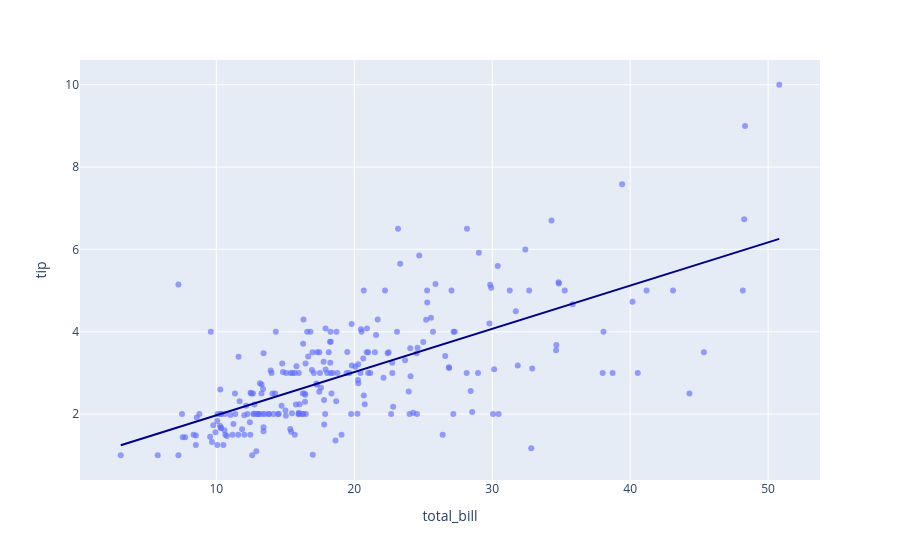
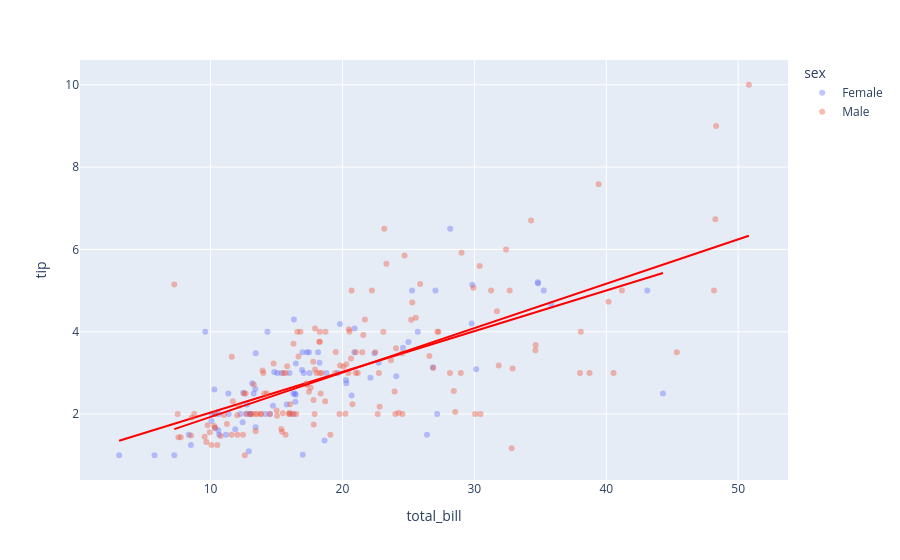

Notebook code for these charts, in order:
### Markdown cell above
## Ordinary Least Squares (OLS) with plotly.express

From the original code, I changed the opacity and spliced out the colour by 'sex', which produced a separate OLS trendline for each group. 

The relationship between bill and tip is similar across sexes.

### Code cell
# Original code

df = px.data.tips()
fig = px.scatter(
    df, x='total_bill', y='tip', opacity=0.65,
    trendline='ols', trendline_color_override='darkblue'
)
fig.show()

# Altered code with opacity and colour specified

df = px.data.tips()
fig = px.scatter(
    df, x='total_bill', y='tip', opacity=0.4,
    color='sex',
    trendline='ols', trendline_color_override='red'
)
fig.show()

### Figure 1 — Plotly figure (JSON) as saved in the notebook; plotly's stock layout.template omitted (floating-point values rounded to 4 significant figures; data arrays with more than 128 entries replaced by an {"elided": "..."} marker saying what was removed)
{"data": [{"hovertemplate": "total_bill=%{x}<br>tip=%{y}<extra></extra>", "legendgroup": "", "marker": {"color": "#636efa", "opacity": 0.65, "symbol": "circle"}, "mode": "markers", "name": "", "orientation": "v", "showlegend": false, "type": "scatter", "x": {"elided": "244 float values"}, "xaxis": "x", "y": {"elided": "244 float values"}, "yaxis": "y"}, {"hovertemplate": "<b>OLS trendline</b><br>tip = 0.105025 * total_bill + 0.92027<br>R<sup>2</sup>=0.456617<br><br>total_bill=%{x}<br>tip=%{y} <b>(trend)</b><extra></extra>", "legendgroup": "", "line": {"color": "darkblue"}, "marker": {"color": "#636efa", "symbol": "circle"}, "mode": "lines", "name": "", "showlegend": false, "type": "scatter", "x": {"elided": "244 float values"}, "xaxis": "x", "y": {"elided": "244 float values"}, "yaxis": "y"}], "layout": {"legend": {"tracegroupgap": 0}, "margin": {"t": 60}, "xaxis": {"anchor": "y", "domain": [0, 1], "title": {"text": "total_bill"}}, "yaxis": {"anchor": "x", "domain": [0, 1], "title": {"text": "tip"}}}}

### Figure 2 — Plotly figure (JSON) as saved in the notebook; plotly's stock layout.template omitted (floating-point values rounded to 4 significant figures; data arrays with more than 128 entries replaced by an {"elided": "..."} marker saying what was removed)
{"data": [{"hovertemplate": "sex=Female<br>total_bill=%{x}<br>tip=%{y}<extra></extra>", "legendgroup": "Female", "marker": {"color": "#636efa", "opacity": 0.4, "symbol": "circle"}, "mode": "markers", "name": "Female", "orientation": "v", "showlegend": true, "type": "scatter", "x": [16.99, 24.59, 35.26, 14.83, 10.33, 16.97, 20.29, 15.77, 19.65, 15.06, 20.69, 16.93, 10.29, 34.81, 26.41, 16.45, 3.07, 17.07, 26.86, 25.28, 14.73, 10.07, 34.83, 5.75, 16.32, 22.75, 11.35, 15.38, 44.3, 22.42, 20.92, 14.31, 7.25, 25.71, 17.31, 10.65, 12.43, 24.08, 13.42, 12.48, 29.8, 14.52, 11.38, 20.27, 11.17, 12.26, 18.26, 8.51, 10.33, 14.15, 13.16, 17.47, 27.05, 16.43, 8.35, 18.64, 11.87, 29.85, 25.0, 13.39, 16.21, 17.51, 10.59, 10.63, 9.6, 20.9, 18.15, 19.81, 43.11, 13.0, 12.74, 13.0, 16.4, 16.47, 12.76, 13.27, 28.17, 12.9, 30.14, 13.42, 15.98, 16.27, 10.09, 22.12, 35.83, 27.18, 18.78], "xaxis": "x", "y": [1.01, 3.61, 5.0, 3.02, 1.67, 3.5, 2.75, 2.23, 3.0, 3.0, 2.45, 3.07, 2.6, 5.2, 1.5, 2.47, 1.0, 3.0, 3.14, 5.0, 2.2, 1.83, 5.17, 1.0, 4.3, 3.25, 2.5, 3.0, 2.5, 3.48, 4.08, 4.0, 1.0, 4.0, 3.5, 1.5, 1.8, 2.92, 1.68, 2.52, 4.2, 2.0, 2.0, 2.83, 1.5, 2.0, 3.25, 1.25, 2.0, 2.0, 2.75, 3.5, 5.0, 2.3, 1.5, 1.36, 1.63, 5.14, 3.75, 2.61, 2.0, 3.0, 1.61, 2.0, 4.0, 3.5, 3.5, 4.19, 5.0, 2.0, 2.01, 2.0, 2.5, 3.23, 2.23, 2.5, 6.5, 1.1, 3.09, 3.48, 3.0, 2.5, 2.0, 2.88, 4.67, 2.0, 3.0], "yaxis": "y"}, {"hovertemplate": "<b>OLS trendline</b><br>tip = 0.0988779 * total_bill + 1.04802<br>R<sup>2</sup>=0.466488<br><br>sex=Female<br>total_bill=%{x}<br>tip=%{y} <b>(trend)</b><extra></extra>", "legendgroup": "Female", "line": {"color": "red"}, "marker": {"color": "#636efa", "symbol": "circle"}, "mode": "lines", "name": "Female", "showlegend": false, "type": "scatter", "x": [3.07, 5.75, 7.25, 8.35, 8.51, 9.6, 10.07, 10.09, 10.29, 10.33, 10.33, 10.59, 10.63, 10.65, 11.17, 11.35, 11.38, 11.87, 12.26, 12.43, 12.48, 12.74, 12.76, 12.9, 13.0, 13.0, 13.16, 13.27, 13.39, 13.42, 13.42, 14.15, 14.31, 14.52, 14.73, 14.83, 15.06, 15.38, 15.77, 15.98, 16.21, 16.27, 16.32, 16.4, 16.43, 16.45, 16.47, 16.93, 16.97, 16.99, 17.07, 17.31, 17.47, 17.51, 18.15, 18.26, 18.64, 18.78, 19.65, 19.81, 20.27, 20.29, 20.69, 20.9, 20.92, 22.12, 22.42, 22.75, 24.08, 24.59, 25.0, 25.28, 25.71, 26.41, 26.86, 27.05, 27.18, 28.17, 29.8, 29.85, 30.14, 34.81, 34.83, 35.26, 35.83, 43.11, 44.3], "xaxis": "x", "y": [1.352, 1.617, 1.765, 1.874, 1.889, 1.997, 2.044, 2.046, 2.065, 2.069, 2.069, 2.095, 2.099, 2.101, 2.152, 2.17, 2.173, 2.222, 2.26, 2.277, 2.282, 2.308, 2.31, 2.324, 2.333, 2.333, 2.349, 2.36, 2.372, 2.375, 2.375, 2.447, 2.463, 2.484, 2.504, 2.514, 2.537, 2.569, 2.607, 2.628, 2.651, 2.657, 2.662, 2.67, 2.673, 2.675, 2.677, 2.722, 2.726, 2.728, 2.736, 2.76, 2.775, 2.779, 2.843, 2.854, 2.891, 2.905, 2.991, 3.007, 3.052, 3.054, 3.094, 3.115, 3.117, 3.235, 3.265, 3.297, 3.429, 3.479, 3.52, 3.548, 3.59, 3.659, 3.704, 3.723, 3.736, 3.833, 3.995, 4.0, 4.028, 4.49, 4.492, 4.534, 4.591, 5.311, 5.428], "yaxis": "y"}, {"hovertemplate": "sex=Male<br>total_bill=%{x}<br>tip=%{y}<extra></extra>", "legendgroup": "Male", "marker": {"color": "#EF553B", "opacity": 0.4, "symbol": "circle"}, "mode": "markers", "name": "Male", "orientation": "v", "showlegend": true, "type": "scatter", "x": {"elided": "157 float values"}, "xaxis": "x", "y": {"elided": "157 float values"}, "yaxis": "y"}, {"hovertemplate": "<b>OLS trendline</b><br>tip = 0.107861 * total_bill + 0.852148<br>R<sup>2</sup>=0.448569<br><br>sex=Male<br>total_bill=%{x}<br>tip=%{y} <b>(trend)</b><extra></extra>", "legendgroup": "Male", "line": {"color": "red"}, "marker": {"color": "#EF553B", "symbol": "circle"}, "mode": "lines", "name": "Male", "showlegend": false, "type": "scatter", "x": {"elided": "157 float values"}, "xaxis": "x", "y": {"elided": "157 float values"}, "yaxis": "y"}], "layout": {"legend": {"title": {"text": "sex"}, "tracegroupgap": 0}, "margin": {"t": 60}, "xaxis": {"anchor": "y", "domain": [0, 1], "title": {"text": "total_bill"}}, "yaxis": {"anchor": "x", "domain": [0, 1], "title": {"text": "tip"}}}}
